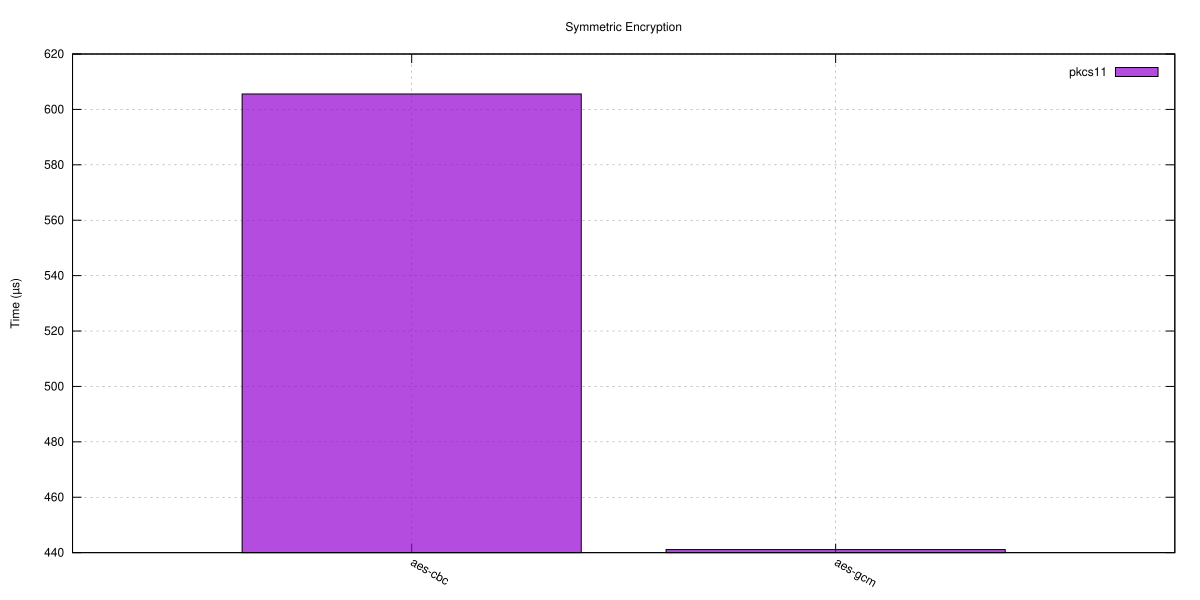

Recreate this plot in gnuplot.
set terminal svg size 1200,600 enhanced font 'Helvetica,12'
set output 'symmetric_encrypt.svg'
set title 'Symmetric Encryption'
set grid
set ylabel 'Time (µs)'
set style data boxes
set style fill solid 0.7 border -1
set boxwidth 0.800
set grid ytics
set key top right
set xtics rotate by -30
set xtics ("aes-cbc" 0, "aes-gcm" 1)
plot 'symmetric_encrypt.dat' using ($1+0.000):2 with boxes lw 1 title 'pkcs11'
